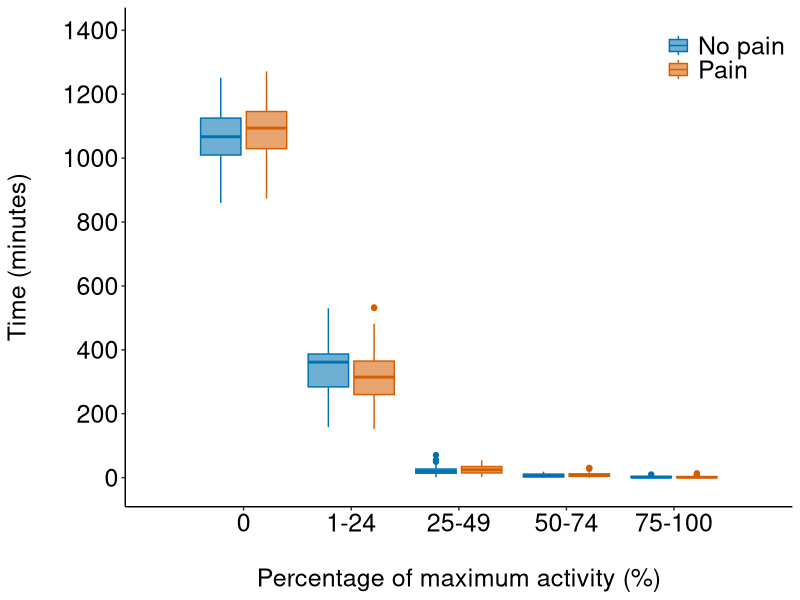

Write the R code that produced this figure.
## ---- chunk 1
# Load packages
library(knitr)
library(readr)
library(dplyr)
library(ggplot2)
library(scales)
library(grid)

# knitr chunk options
opts_chunk$set(echo = FALSE,
               warning = FALSE,
               message = FALSE,
               fig.path = './figures/',
               dev = c('png', 'pdf'),
               tidy = TRUE, 
               tidy.opts = list(width.cutoff = 65))
## ---- chunk 2
q0 <- read_csv('./data/time.active.zero.csv', col_names = T)
q1 <- read_csv('./data/time.active.1q.csv', col_names = T)
q2 <- read_csv('./data/time.active.2q.csv', col_names = T)
q3 <- read_csv('./data/time.active.3q.csv', col_names = T)
q4 <- read_csv('./data/time.active.4q.csv', col_names = T)
## ---- chunk 3
# Create a grouping variable
group <- data.frame(quartile = c(rep(c('q0', 'q1', 'q2'), each = 68), 
                                 rep('q3', 66), # q3 only has 66 rows
                                 rep('q4', 68))) %>%
    tbl_df() # convert to tbl_df object

# Create a single dataframe with the imported data and the grouping variable
plot.data <- q0 %>%
    bind_rows(q1,q2,q3,q4) %>% # bind imported data q0 through q4 
    bind_cols(group) %>% # bind grouping variable
    select(quartile, pain, `minutes per day`) # select the columns to retain

# Quick check
glimpse(plot.data)
## ---- chunk 4
# Create a hex colour palette (colourblind friendly)
cb1 <- c("#0072B2", "#D55E00") # line colours
cb2 <- c('#6fafd3', '#e7a46f') # lighter shade for fill

# Plot the data
plot_1 <- ggplot(data = plot.data, 
               aes(x = quartile, 
                   y = `minutes per day`, 
                   fill = pain, 
                   colour = pain)) + 
    geom_boxplot(position = position_dodge(0.85)) + 
    scale_x_discrete(labels = c("0", "1-24", "25-49", "50-74", "75-100")) +
    coord_cartesian(ylim = c(-20, 1400), 
                    xlim = c(0.5,5.5)) +
    scale_y_continuous(breaks = c(0, 200, 400, 600,800,1000,1200, 1400)) +
    labs(y = "Time (minutes)\n", 
         x = "\nPercentage of maximum activity (%)") +
    scale_colour_manual(values = cb1, 
                        labels = c("No pain", "Pain")) +
    scale_fill_manual(values = cb2, 
                      labels = c("No pain", "Pain")) +
    theme(axis.text = element_text(size = 18, colour = 'black'),
          axis.title = element_text(size = 18, colour='black'),
          axis.line = element_line(colour = 'black'),
          panel.background=element_blank(),
          panel.grid = element_blank(),
          legend.title = element_blank(),
          legend.key = element_blank(),
          legend.text = element_text(size = 18),
          legend.position = c(0.9, 0.9))
plot_1
## ---- chunk 5
sessionInfo()
